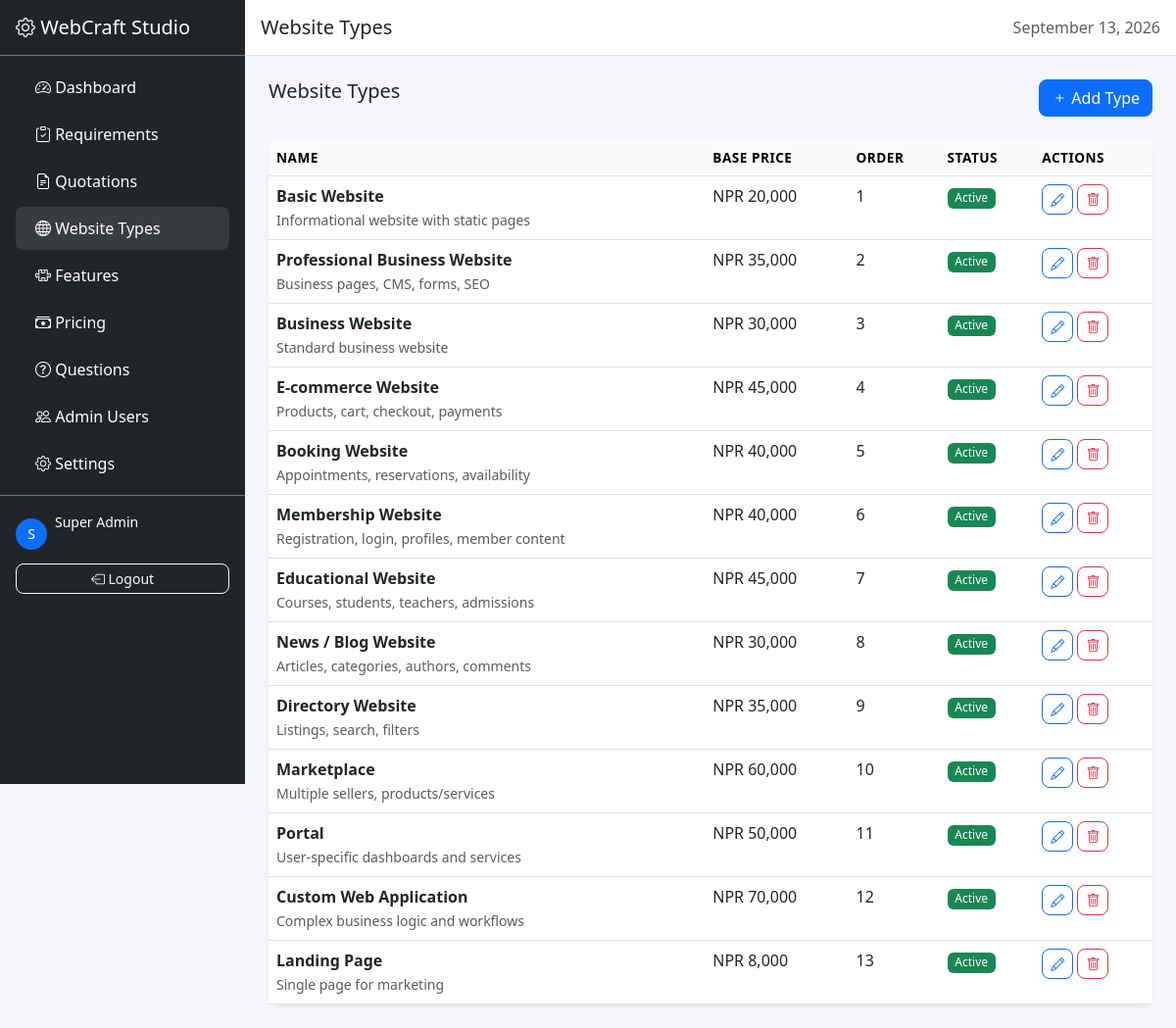
/admin/website-types.php (signed in), run on the app's committed database.
### tables this page shows
CREATE TABLE `website_types` (
    `id` INT UNSIGNED AUTO_INCREMENT PRIMARY KEY,
    `name` VARCHAR(100) NOT NULL,
    `slug` VARCHAR(100) NOT NULL UNIQUE,
    `description` TEXT,
    `icon` VARCHAR(50),
    `base_price` DECIMAL(12,2) DEFAULT 0.00,
    `display_order` INT DEFAULT 0,
    `is_active` TINYINT(1) DEFAULT 1,
    `created_at` TIMESTAMP DEFAULT CURRENT_TIMESTAMP,
    `updated_at` TIMESTAMP DEFAULT CURRENT_TIMESTAMP ON UPDATE CURRENT_TIMESTAMP
);

### includes/functions.php (called while the page is built, shortened)
<?php
require_once __DIR__ . '/../config/database.php';
function isLoggedIn() {
    return isset($_SESSION['admin_id']) && $_SESSION['admin_id'] > 0;
}
function getAdmin() {
    return db()->fetch("SELECT a.*, r.name as role_name, r.permissions FROM admins a JOIN admin_roles r ON a.role_id = r.id WHERE a.id = ?", [$_SESSION['admin_id']]);
}
function hasPermission($permission) {
    $admin = getAdmin();
    $perms = json_decode($admin['permissions'], true);
    if (isset($perms['all']) && $perms['all']) return true;
    return isset($perms[$permission]) && $perms[$permission];
}
function formatCurrency($amount) {
    $symbol = 'NPR';
    return $symbol . ' ' . number_format($amount, 0);
}

### config/database.php (called while the page is built, shortened)
<?php
class Database {
    private static $instance = null;
    private $pdo;
    private function __construct() {
        try {
            $host = getenv('DB_HOST') ?: null;
            $port = getenv('DB_PORT');
            $name = getenv('DB_NAME') ?: 'website_requirement_builder';
            $user = getenv('DB_USER') ?: 'root';
            $pass = getenv('DB_PASS') ?: '';
            if ($host) {
                $port = $port ?: '5432';
                $dsn = "pgsql:host={$host};port={$port};dbname={$name}";
                $this->pdo = new PDO(
                    $dsn,
                    $user,
                    $pass,
                    [
                        PDO::ATTR_ERRMODE => PDO::ERRMODE_EXCEPTION,
                        PDO::ATTR_DEFAULT_FETCH_MODE => PDO::FETCH_ASSOC,
                        PDO::ATTR_EMULATE_PREPARES => false
                    ]
                );
            } else {
                $dsn = "mysql:host=localhost;port=3306;dbname=website_requirement_builder;charset=utf8mb4";
                $this->pdo = new PDO(
                    $dsn,
                    $user,
                    $pass,
                    [
                        PDO::ATTR_ERRMODE => PDO::ERRMODE_EXCEPTION,
                        PDO::ATTR_DEFAULT_FETCH_MODE => PDO::FETCH_ASSOC,
                        PDO::ATTR_EMULATE_PREPARES => false
                    ]
                );
            }
        } catch (PDOException $e) {
            die('Database connection failed: ' . $e->getMessage());
        }
    }
    public static function getInstance() {
        if (self::$instance === null) {
            self::$instance = new self();
        }
        return self::$instance;
    }
    public function query($sql, $params = []) {
        $stmt = $this->pdo->prepare($sql);
        $stmt->execute($params);
        return $stmt;
    }
    public function fetch($sql, $params = []) {
        return $this->query($sql, $params)->fetch();
    }
    public function fetchAll($sql, $params = []) {
        return $this->query($sql, $params)->fetchAll();
    }
}
function db() {
    return Database::getInstance();
}

### admin/website-types.php (the view, shortened to what this page needs)
<?php
$pageTitle = 'Website Types';
require_once __DIR__ . '/../includes/functions.php';
$types = db()->fetchAll("SELECT * FROM website_types ORDER BY display_order, name");
require_once __DIR__ . '/../includes/header.php';
?>
<div class="d-flex justify-content-between mb-4">
    <h5>Website Types</h5>
    <button class="btn btn-primary" data-bs-toggle="modal" data-bs-target="#addModal"><i class="bi bi-plus"></i> Add Type</button>
</div>
<div class="card border-0 shadow-sm">
    <div class="card-body p-0">
        <table class="table table-hover mb-0">
            <thead class="table-light">
                <tr><th>Name</th><th>Base Price</th><th>Order</th><th>Status</th><th>Actions</th></tr>
            </thead>
            <tbody>
                <?php foreach ($types as $type): ?>
                <tr>
                    <td><strong><?= $type['name'] ?></strong><br><small class="text-muted"><?= $type['description'] ?></small></td>
                    <td><?= formatCurrency($type['base_price']) ?></td>
                    <td><?= $type['display_order'] ?></td>
                    <td><?= $type['is_active'] ? '<span class="badge bg-success">Active</span>' : '<span class="badge bg-secondary">Inactive</span>' ?></td>
                    <td>
                        <button class="btn btn-sm btn-outline-primary edit-btn" data-id="<?= $type['id'] ?>" data-name="<?= $type['name'] ?>" data-desc="<?= $type['description'] ?>" data-price="<?= $type['base_price'] ?>" data-order="<?= $type['display_order'] ?>" data-active="<?= $type['is_active'] ?>"><i class="bi bi-pencil"></i></button>
                        <form method="POST" class="d-inline" onsubmit="return confirm('Delete?')">
                            <button class="btn btn-sm btn-outline-danger"><i class="bi bi-trash"></i></button>
                        </form>
                    </td>
                </tr>
                <?php endforeach; ?>
            </tbody>
        </table>
    </div>
</div>
<?php require_once __DIR__ . '/../includes/footer.php'; ?>

### includes/header.php (shortened to what this page needs)
<?php
require_once __DIR__ . '/functions.php';
$admin = getAdmin();
?>
<!DOCTYPE html>
<html lang="en">
<head>
    <link href="https://cdn.jsdelivr.net/npm/bootstrap@5.3.0/dist/css/bootstrap.min.css" rel="stylesheet">
    <link href="https://cdn.jsdelivr.net/npm/bootstrap-icons@1.10.0/font/bootstrap-icons.css" rel="stylesheet">
    <link href="<?= BASE_URL ?>/assets/css/admin.css" rel="stylesheet">
</head>
<body>
    <div class="d-flex">
        <nav class="sidebar bg-dark text-white" id="sidebar">
            <div class="p-3 border-bottom border-secondary">
                <h5 class="mb-0"><i class="bi bi-gear"></i> <?= APP_NAME ?></h5>
            </div>
            <ul class="nav flex-column p-2">
                <li class="nav-item">
                    <a class="nav-link text-white <?= basename($_SERVER['PHP_SELF']) == 'dashboard.php' ? 'active' : '' ?>" href="<?= BASE_URL ?>/admin/dashboard.php">
                        <i class="bi bi-speedometer2"></i> Dashboard
                    </a>
                </li>
                <li class="nav-item">
                    <a class="nav-link text-white <?= basename($_SERVER['PHP_SELF']) == 'requirements.php' ? 'active' : '' ?>" href="<?= BASE_URL ?>/admin/requirements.php">
                        <i class="bi bi-clipboard-check"></i> Requirements
                    </a>
                </li>
                <li class="nav-item">
                    <a class="nav-link text-white <?= basename($_SERVER['PHP_SELF']) == 'quotations.php' ? 'active' : '' ?>" href="<?= BASE_URL ?>/admin/quotations.php">
                        <i class="bi bi-file-earmark-text"></i> Quotations
                    </a>
                </li>
                <?php if (hasPermission('pricing')): ?>
                <li class="nav-item">
                    <a class="nav-link text-white <?= basename($_SERVER['PHP_SELF']) == 'website-types.php' ? 'active' : '' ?>" href="<?= BASE_URL ?>/admin/website-types.php">
                        <i class="bi bi-globe"></i> Website Types
                    </a>
                </li>
                <li class="nav-item">
                    <a class="nav-link text-white <?= basename($_SERVER['PHP_SELF']) == 'features.php' ? 'active' : '' ?>" href="<?= BASE_URL ?>/admin/features.php">
                        <i class="bi bi-puzzle"></i> Features
                    </a>
                </li>
                <li class="nav-item">
                    <a class="nav-link text-white <?= basename($_SERVER['PHP_SELF']) == 'pricing.php' ? 'active' : '' ?>" href="<?= BASE_URL ?>/admin/pricing.php">
                        <i class="bi bi-cash-stack"></i> Pricing
                    </a>
                </li>
                <li class="nav-item">
                    <a class="nav-link text-white <?= basename($_SERVER['PHP_SELF']) == 'questions.php' ? 'active' : '' ?>" href="<?= BASE_URL ?>/admin/questions.php">
                        <i class="bi bi-question-circle"></i> Questions
                    </a>
                </li>
                <?php endif; ?>
                <li class="nav-item">
                    <a class="nav-link text-white <?= basename($_SERVER['PHP_SELF']) == 'users.php' ? 'active' : '' ?>" href="<?= BASE_URL ?>/admin/users.php">
                        <i class="bi bi-people"></i> Admin Users
                    </a>
                </li>
                <li class="nav-item">
                    <a class="nav-link text-white <?= basename($_SERVER['PHP_SELF']) == 'settings.php' ? 'active' : '' ?>" href="<?= BASE_URL ?>/admin/settings.php">
                        <i class="bi bi-gear"></i> Settings
                    </a>
                </li>
            </ul>
            <div class="mt-auto p-3 border-top border-secondary">
                <div class="d-flex align-items-center mb-2">
                    <div class="bg-primary rounded-circle d-flex align-items-center justify-content-center" style="width:32px;height:32px;">
                        <small><?= strtoupper(substr($admin['name'], 0, 1)) ?></small>
                    </div>
                    <div class="ms-2">
                        <small class="d-block"><?= $admin['name'] ?></small>
                        <small class="text-muted"><?= $admin['role_name'] ?></small>
                    </div>
                </div>
                <a href="<?= BASE_URL ?>/admin/logout.php" class="btn btn-outline-light btn-sm w-100">
                    <i class="bi bi-box-arrow-left"></i> Logout
                </a>
            </div>
        </nav>
        <main class="flex-grow-1">
            <div class="bg-white border-bottom p-3 d-flex align-items-center">
                <h5 class="mb-0 flex-grow-1"><?= $pageTitle ?? 'Dashboard' ?></h5>
                <span class="text-muted"><?= date('F j, Y') ?></span>
            </div>
            <div class="p-4">

### assets/css/admin.css (style rules this page uses)
:root { --sidebar-width: 250px; }
body { background: #f4f6f9; font-family: 'Segoe UI', Tahoma, Geneva, Verdana, sans-serif; }
.sidebar { width: var(--sidebar-width); min-height: 100vh; position: fixed; top: 0; left: 0; z-index: 100; transition: transform 0.3s; overflow-y: auto; }
.sidebar .nav-link { padding: 10px 20px; border-radius: 8px; margin: 2px 8px; transition: all 0.2s; }
.sidebar .nav-link:hover, .sidebar .nav-link.active { background: rgba(255,255,255,0.1); }
main { margin-left: var(--sidebar-width); min-height: 100vh; }
.card { border-radius: 12px; }
.table th { font-weight: 600; font-size: 0.85rem; text-transform: uppercase; letter-spacing: 0.5px; }
.badge { font-weight: 500; }
.btn { border-radius: 8px; }

### data on the page
website_types: name "Basic Website", description "Informational website with static pages", base_price "NPR 20,000", display_order "1", is_active "Active"
website_types: name "Professional Business Website", description "Business pages, CMS, forms, SEO", base_price "NPR 35,000", display_order "2", is_active "Active"
website_types: name "Business Website", description "Standard business website", base_price "NPR 30,000", display_order "3", is_active "Active"
website_types: name "E-commerce Website", description "Products, cart, checkout, payments", base_price "NPR 45,000", display_order "4", is_active "Active"
website_types: name "Booking Website", description "Appointments, reservations, availability", base_price "NPR 40,000", display_order "5", is_active "Active"
website_types: name "Membership Website", description "Registration, login, profiles, member content", base_price "NPR 40,000", display_order "6", is_active "Active"
website_types: name "Educational Website", description "Courses, students, teachers, admissions", base_price "NPR 45,000", display_order "7", is_active "Active"
website_types: name "News / Blog Website", description "Articles, categories, authors, comments", base_price "NPR 30,000", display_order "8", is_active "Active"
website_types: name "Directory Website", description "Listings, search, filters", base_price "NPR 35,000", display_order "9", is_active "Active"
website_types: name "Marketplace", description "Multiple sellers, products/services", base_price "NPR 60,000", display_order "10", is_active "Active"
website_types: name "Portal", description "User-specific dashboards and services", base_price "NPR 50,000", display_order "11", is_active "Active"
website_types: name "Custom Web Application", description "Complex business logic and workflows", base_price "NPR 70,000", display_order "12", is_active "Active"
website_types: name "Landing Page", description "Single page for marketing", base_price "NPR 8,000", display_order "13", is_active "Active"

### other printed values
APP_NAME "WebCraft Studio"
substr($admin['name'], 0, 1) "S"
$admin['name'] "Super Admin"
$pageTitle "Website Types"
